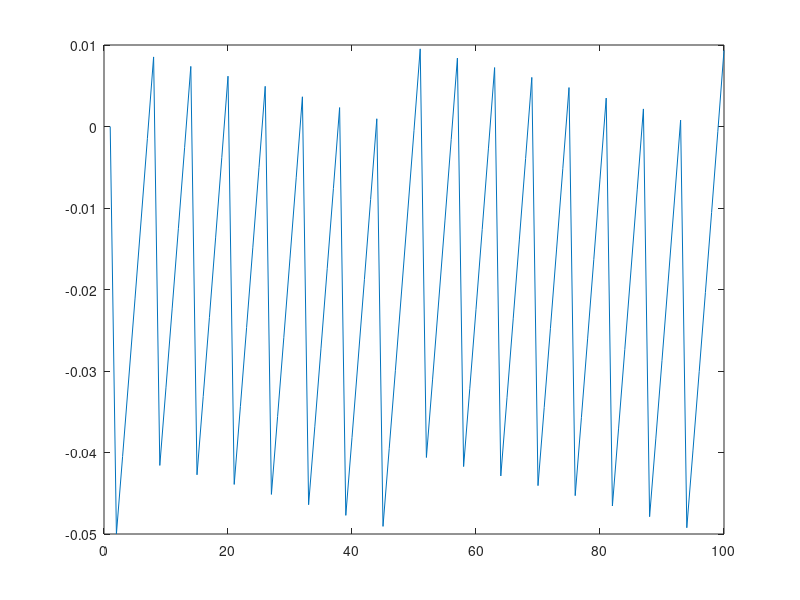

The MATLAB script that drew this image:
% Script to simulate a single neuron based on an optimization procedure
Fac = 10;
N = 100;
v = zeros(N,1);
f = 1;
delT = 0.1;
inp = 0.0;
thd = 0.0;

for i=2:N,
    d = 5*(v(i-1) >= thd) - 1*(v(i-1) < thd);
    grad = (v(i-1) + inp - d);
    v(i)=(1-f*delT)*v(i-1) + f*delT*(grad + Fac*v(i-1))/(v(i-1)*grad + Fac);
end;
figure; plot(v);
    
